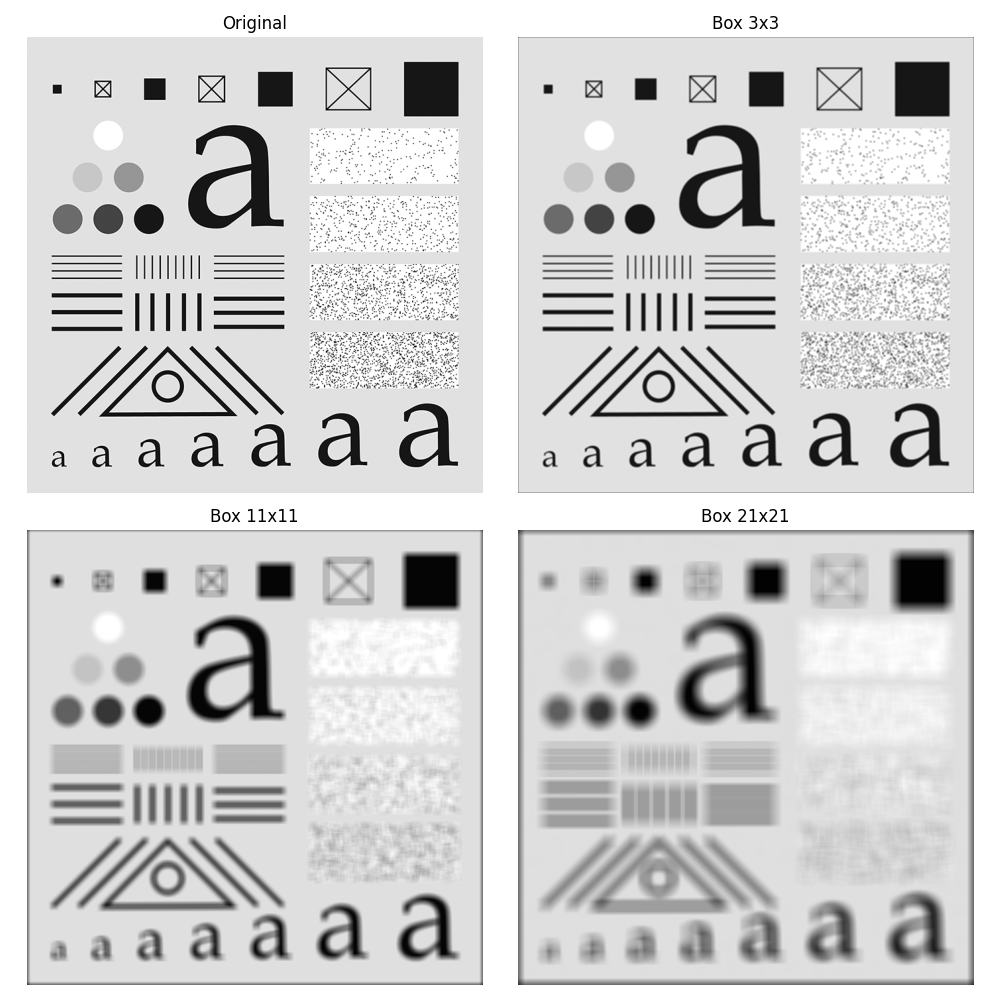

Python code for this plot:

import sys
import os
import numpy as np
import matplotlib.pyplot as plt
from skimage.io import imread
from skimage.util import img_as_float
from scipy.ndimage import uniform_filter
from libDIPUM.data_path import dip_data

# Image loading
img_path = dip_data('characterTestPattern688.tif')
f = imread(img_path)
if f.ndim == 3: f = f[:,:,0]

f_float = img_as_float(f)

# Box filters
# MATLAB imfilter default boundary is 0.
# scipy.ndimage.uniform_filter default mode is 'reflect'.
# We should set mode='constant', cval=0.0 to match MATLAB default 'imfilter'.

gbox3 = uniform_filter(f_float, size=3, mode='constant', cval=0.0)
gbox11 = uniform_filter(f_float, size=11, mode='constant', cval=0.0)
gbox21 = uniform_filter(f_float, size=21, mode='constant', cval=0.0)

# Display
fig, axes = plt.subplots(2, 2, figsize=(10, 10))
axes = axes.flatten()

axes[0].imshow(f, cmap='gray') # Original
axes[0].set_title('Original')
axes[0].axis('off')

axes[1].imshow(gbox3, cmap='gray')
axes[1].set_title('Box 3x3')
axes[1].axis('off')

axes[2].imshow(gbox11, cmap='gray')
axes[2].set_title('Box 11x11')
axes[2].axis('off')

axes[3].imshow(gbox21, cmap='gray')
axes[3].set_title('Box 21x21')
axes[3].axis('off')

plt.tight_layout()
plt.savefig('Figure339.png')
print("Saved Figure339.png")
plt.show()
